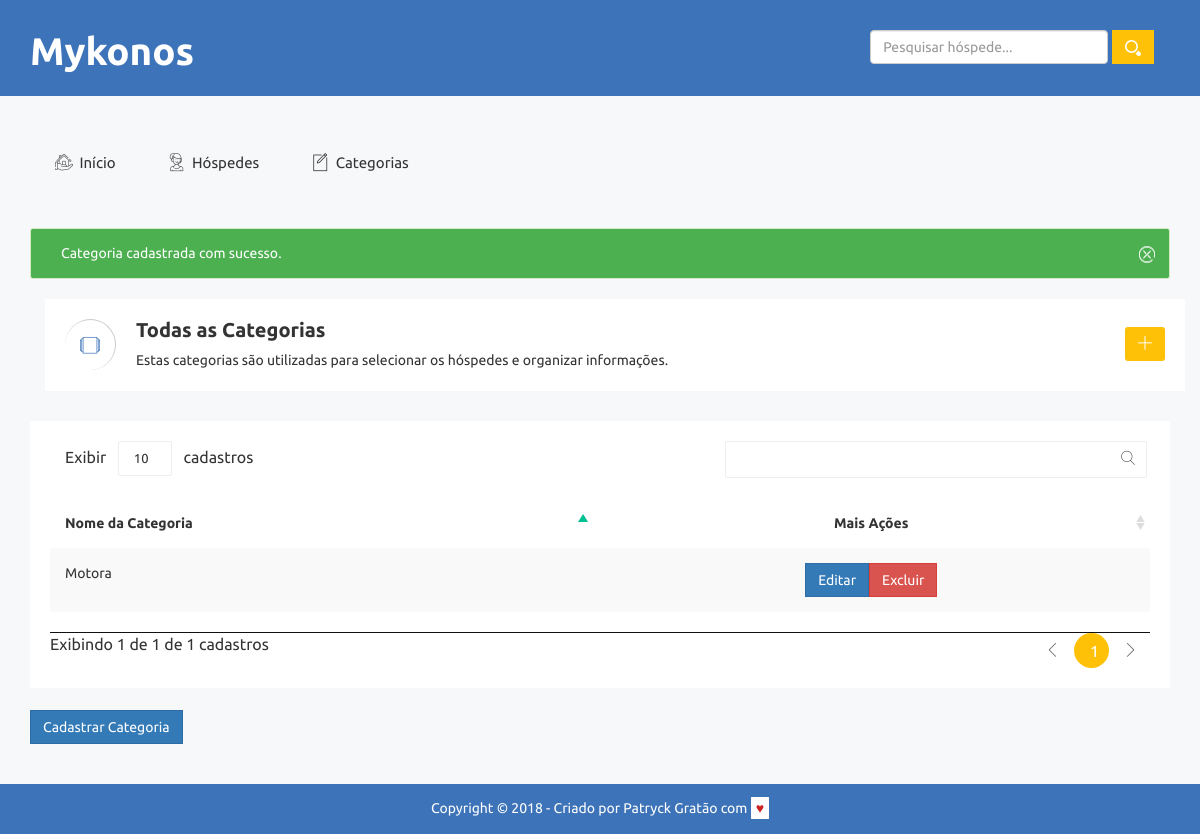
Page /listar-categorias.php?cadastrado=true on the earlier database version.
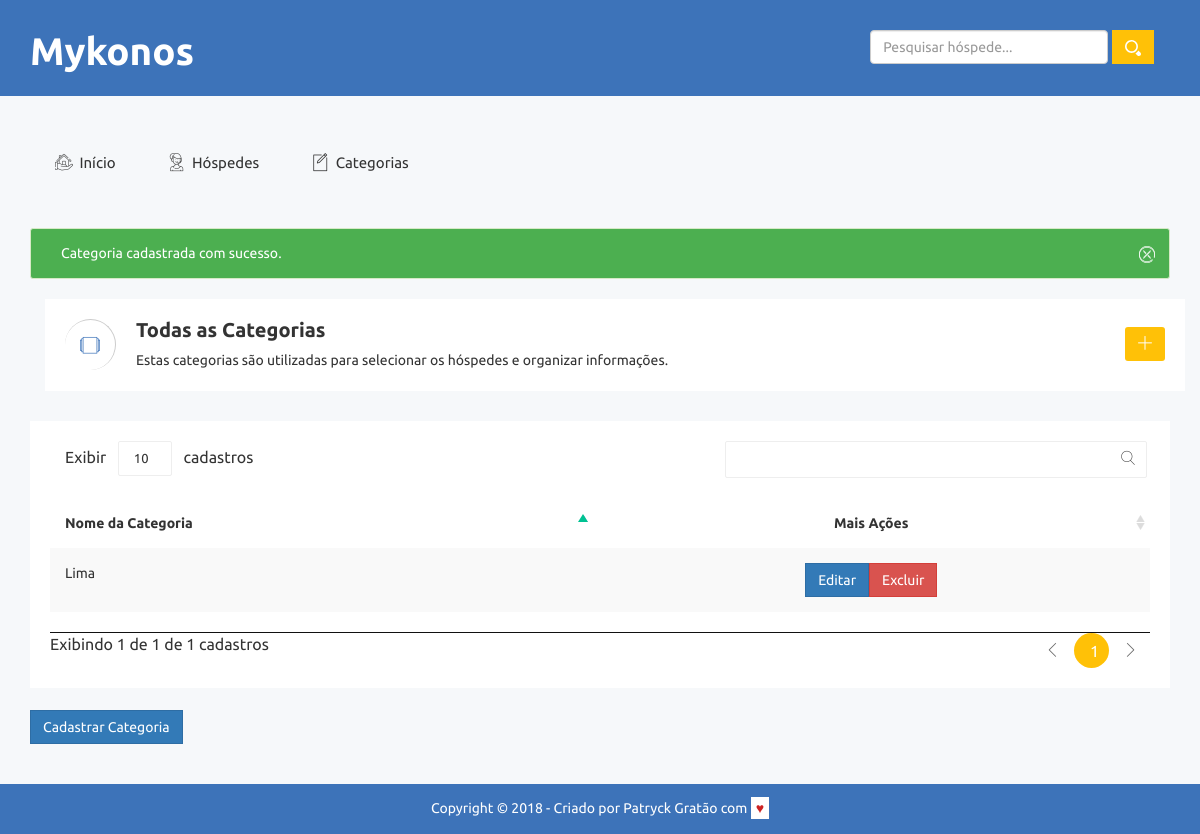
Same page on the later database version.
### tables this page shows
CREATE TABLE `categorias` (
  `id` int(11) NOT NULL,
  `nome` varchar(255) NOT NULL
);

### banco/banco-categoria.php (called while the page is built, shortened)
<?php
	function listaCategorias ($conexao) {
		$categorias = array();
		$query = "select * from categorias order by nome";
		$resultado = mysqli_query($conexao, $query);
		while ($categoria = mysqli_fetch_assoc($resultado)) {
			array_push($categorias, $categoria);
		}
		return $categorias;
	}

### listar-categorias.php (the view, shortened to what this page needs)
<?php
	include("partials/_header.php");
	include("banco/conecta.php");
	include("banco/banco-categoria.php");
	$categorias = listaCategorias($conexao);
?>
	<?php if(array_key_exists("cadastrado", $_GET) && $_GET['cadastrado']=='true')  { ?>
		<div class="alert-list">
			<div class="alert alert-success alert-dismissible" role="alert">
	         	<button type="button" class="close" data-dismiss="alert" aria-label="Close"><span aria-hidden="true"><i class="notika-icon notika-close"></i></span></button> Categoria cadastrada com sucesso.
	        </div>
		</div>
	<?php }
		 ?>
<div class="breadcomb-area">
		<div class="container">
			<div class="row">
				<div class="col-lg-12 col-md-12 col-sm-12 col-xs-12">
					<div class="breadcomb-list">
						<div class="row">
							<div class="col-lg-8 col-md-8 col-sm-8 col-xs-12">
								<div class="breadcomb-wp">
									<div class="breadcomb-icon">
										<i class="notika-icon notika-windows"></i>
									</div>
									<div class="breadcomb-ctn">
										<h2>Todas as Categorias</h2>
										<p>Estas categorias são utilizadas para selecionar os hóspedes e organizar informações.</p>
									</div>
								</div>
							</div>
							<div class="col-lg-4 col-md-4 col-sm-4 col-xs-3">
								<div class="breadcomb-report">
									<a href="cadastrar-categoria.php" data-toggle="tooltip" data-placement="left" title="Cadastrar nova categoria" class="btn"><i class="notika-icon notika-plus-symbol"></i></a>
								</div>
							</div>
						</div>
						</div>
					</div>
				</div>
			</div>
		</div>
	</div>
<div class="data-table-area">
        <div class="container">
            <div class="row">
                <div class="col-lg-12 col-md-12 col-sm-12 col-xs-12">
                    <div class="data-table-list">
						<div class="table-responsive">
							<table id="data-table-basic" class="table table-striped">
								<thead>
							    <tr>
							      <th>Nome da Categoria</th>
							      <th class="text-center">Mais Ações</th>
							    </tr>
							  </thead>
							  <tbody>
								<?php
									foreach ($categorias as $categoria) : ?>
										<tr>
											<td><?= $categoria['nome'] ?></td>
											<td class="mais-acoes text-center">
													<div class="btn-group notika-group-btn">
					                                <a href="#" class="btn btn-primary notika-gp-primary">Editar</a>
					                                <form class="mais-opcoes" action="remover.php" method="post">
					                                	<button class="btn btn-danger notika-gp-danger">Excluir</button>
					                                </form>
					                            </div>
											</td>
										</tr>
								<?php endforeach ?>
							   </tbody>
							</table>
						</div>
					</div><br>
				<a class="maisopcoes btn btn-primary btn-md" href="cadastrar-categoria.php">Cadastrar Categoria</a>
				</div>
			</div>
		</div>
	</div>
<?php include("partials/_footer.php"); ?>

Differences in the rows shown:
changed categorias: nome "Motora" → "Lima"
